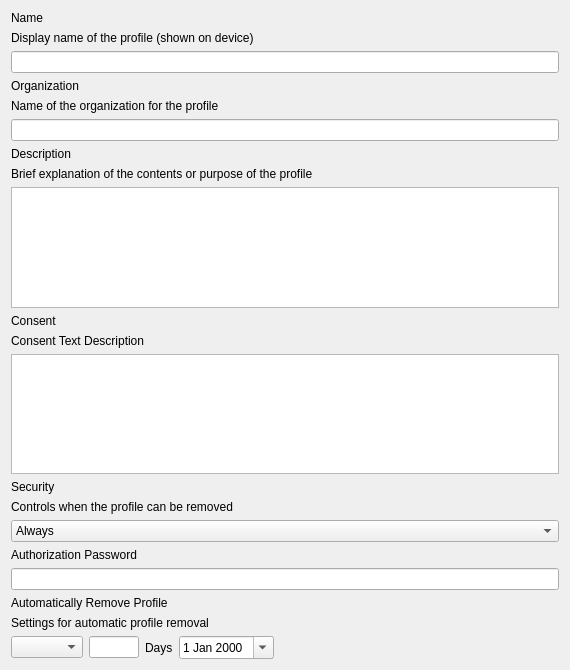
<?xml version="1.0" encoding="UTF-8"?>
<ui version="4.0">
 <class>GeneralForm</class>
 <widget class="QWidget" name="GeneralForm">
  <property name="geometry">
   <rect>
    <x>0</x>
    <y>0</y>
    <width>570</width>
    <height>670</height>
   </rect>
  </property>
  <property name="minimumSize">
   <size>
    <width>350</width>
    <height>530</height>
   </size>
  </property>
  <property name="windowTitle">
   <string>Form</string>
  </property>
  <layout class="QGridLayout" name="gridLayout">
   <item row="0" column="0">
    <widget class="QLabel" name="label">
     <property name="text">
      <string>Name</string>
     </property>
    </widget>
   </item>
   <item row="1" column="0">
    <widget class="QLabel" name="lTipName">
     <property name="text">
      <string>Display name of the profile (shown on device)</string>
     </property>
    </widget>
   </item>
   <item row="2" column="0">
    <widget class="QLineEdit" name="editName"/>
   </item>
   <item row="3" column="0">
    <widget class="QLabel" name="label_3">
     <property name="text">
      <string>Organization</string>
     </property>
    </widget>
   </item>
   <item row="4" column="0">
    <widget class="QLabel" name="lTipOrganization">
     <property name="minimumSize">
      <size>
       <width>300</width>
       <height>0</height>
      </size>
     </property>
     <property name="text">
      <string>Name of the organization for the profile</string>
     </property>
    </widget>
   </item>
   <item row="5" column="0">
    <widget class="QLineEdit" name="editOrganization"/>
   </item>
   <item row="6" column="0">
    <widget class="QLabel" name="label_5">
     <property name="text">
      <string>Description</string>
     </property>
    </widget>
   </item>
   <item row="7" column="0">
    <widget class="QLabel" name="lTipDescription">
     <property name="text">
      <string>Brief explanation of the contents or purpose of the profile</string>
     </property>
    </widget>
   </item>
   <item row="8" column="0">
    <widget class="QTextEdit" name="textDescription">
     <property name="sizePolicy">
      <sizepolicy hsizetype="Expanding" vsizetype="MinimumExpanding">
       <horstretch>0</horstretch>
       <verstretch>0</verstretch>
      </sizepolicy>
     </property>
     <property name="minimumSize">
      <size>
       <width>0</width>
       <height>0</height>
      </size>
     </property>
     <property name="tabChangesFocus">
      <bool>true</bool>
     </property>
    </widget>
   </item>
   <item row="9" column="0">
    <widget class="QLabel" name="consentTitle">
     <property name="text">
      <string>Consent</string>
     </property>
    </widget>
   </item>
   <item row="10" column="0">
    <widget class="QLabel" name="lTipConsent">
     <property name="text">
      <string>Consent Text Description</string>
     </property>
    </widget>
   </item>
   <item row="11" column="0">
    <widget class="QTextEdit" name="textConsent">
     <property name="sizePolicy">
      <sizepolicy hsizetype="Expanding" vsizetype="MinimumExpanding">
       <horstretch>0</horstretch>
       <verstretch>0</verstretch>
      </sizepolicy>
     </property>
     <property name="minimumSize">
      <size>
       <width>0</width>
       <height>0</height>
      </size>
     </property>
     <property name="tabChangesFocus">
      <bool>true</bool>
     </property>
    </widget>
   </item>
   <item row="12" column="0">
    <widget class="QLabel" name="label_2">
     <property name="text">
      <string>Security</string>
     </property>
    </widget>
   </item>
   <item row="13" column="0">
    <widget class="QLabel" name="lTipSecurity">
     <property name="text">
      <string>Controls when the profile can be removed</string>
     </property>
    </widget>
   </item>
   <item row="14" column="0">
    <widget class="QComboBox" name="comboSecurity">
     <item>
      <property name="text">
       <string>Always</string>
      </property>
     </item>
     <item>
      <property name="text">
       <string>With Authorization</string>
      </property>
     </item>
     <item>
      <property name="text">
       <string>Never</string>
      </property>
     </item>
    </widget>
   </item>
   <item row="15" column="0">
    <widget class="QLabel" name="lTipAuthorizationPassword">
     <property name="text">
      <string>Authorization Password</string>
     </property>
    </widget>
   </item>
   <item row="16" column="0">
    <widget class="QLineEdit" name="editAuthorizationPassword">
     <property name="echoMode">
      <enum>QLineEdit::Password</enum>
     </property>
    </widget>
   </item>
   <item row="17" column="0">
    <widget class="QLabel" name="label_4">
     <property name="text">
      <string>Automatically Remove Profile</string>
     </property>
    </widget>
   </item>
   <item row="18" column="0">
    <widget class="QLabel" name="lTipRemove">
     <property name="text">
      <string>Settings for automatic profile removal</string>
     </property>
    </widget>
   </item>
   <item row="19" column="0">
    <layout class="QHBoxLayout" name="horizontalLayout_2" stretch="0,0,0,1">
     <item>
      <widget class="QComboBox" name="cbRemovalPolicy"/>
     </item>
     <item>
      <layout class="QHBoxLayout" name="horizontalLayout">
       <item>
        <widget class="QLineEdit" name="editDuration">
         <property name="maximumSize">
          <size>
           <width>50</width>
           <height>16777215</height>
          </size>
         </property>
        </widget>
       </item>
       <item>
        <widget class="QLabel" name="labelDuration">
         <property name="text">
          <string>Days</string>
         </property>
        </widget>
       </item>
      </layout>
     </item>
     <item>
      <widget class="QDateEdit" name="dateRemoval">
       <property name="calendarPopup">
        <bool>true</bool>
       </property>
      </widget>
     </item>
     <item>
      <spacer name="horizontalSpacer">
       <property name="orientation">
        <enum>Qt::Horizontal</enum>
       </property>
       <property name="sizeHint" stdset="0">
        <size>
         <width>40</width>
         <height>20</height>
        </size>
       </property>
      </spacer>
     </item>
    </layout>
   </item>
   <item row="20" column="0">
    <spacer name="verticalSpacer">
     <property name="orientation">
      <enum>Qt::Vertical</enum>
     </property>
     <property name="sizeHint" stdset="0">
      <size>
       <width>20</width>
       <height>40</height>
      </size>
     </property>
    </spacer>
   </item>
  </layout>
 </widget>
 <tabstops>
  <tabstop>editName</tabstop>
  <tabstop>editOrganization</tabstop>
  <tabstop>textDescription</tabstop>
  <tabstop>textConsent</tabstop>
  <tabstop>comboSecurity</tabstop>
  <tabstop>editAuthorizationPassword</tabstop>
  <tabstop>cbRemovalPolicy</tabstop>
  <tabstop>editDuration</tabstop>
  <tabstop>dateRemoval</tabstop>
 </tabstops>
 <resources/>
 <connections/>
</ui>
